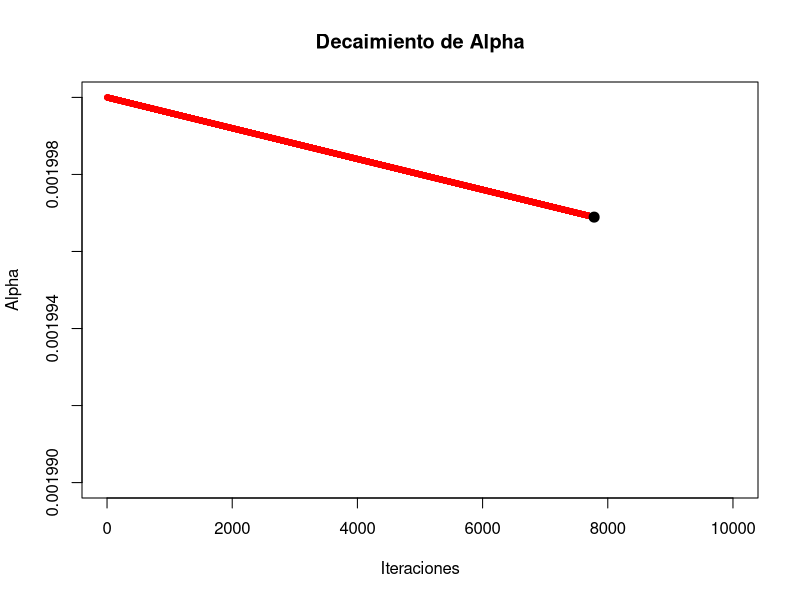

Reproduce this figure in R.
#funcion objetivo
f <- function (x){
  (1 - x[1])^2 + 100*( x[2] - x[1]^2)^2
}

f_gran <- function(x){
  dx <- -2*(1 - x[1]) - 400*x[1]*(x[2] - x[1]^2)
  dy <- 200*(x[2] - x[1]^2)
  return(c(dx,dy))
}

#alfa
alpha <- 0.002
alpha_k <- 0

#gama
gama <-alpha/10000

#valor inicial
x <- c(-1,-1)

#constantes
tolerancia <- 1e-6
max_inter <- 10000

#contador
contador <- 0
distancia_total <- 0 

#-----------------------------------------------------------------
plot(contador, alpha_k,
     xlim = c(0, max_inter), ylim = c(0.00199,0.002), 
     xlab = "Iteraciones", ylab = "Alpha",
     main = "Decaimiento de Alpha",
     type = "n")

#-----------------------------------------------------------------
for (i in 1:max_inter){
  
  #Cada vez que entra suma 1 para tener la cantidad de iteracion
  contador <- contador + 1
  #-----------------
  #calcular alfa k
  alpha_k <- (alpha)/(1 + contador*gama)
  #calculo del nuevo X
  x_nuevo <- x - alpha_k*f_gran(x)
  #-----------------
  
  #graficar

  points(contador, alpha_k, pch = 20, col = "red", cex = 1)
  
  #retriccion para evitar errores
  if(norm(f_gran(x_nuevo), "2") < tolerancia | 
     norm(x_nuevo - x, "2") < tolerancia){
    break
  }
  #-----------------
  #remplazaomos X original por X nuevo para repetir el ciclo
  x <- x_nuevo
}
points(contador, alpha_k, pch = 20, col = "black", cex = 2)
cat("El número de iteraciones necesarias es:", contador, "\n")
cat("El valor de alpha inicial:", alpha, "\n")
cat("El valor de alpha final:", alpha_k, "\n")